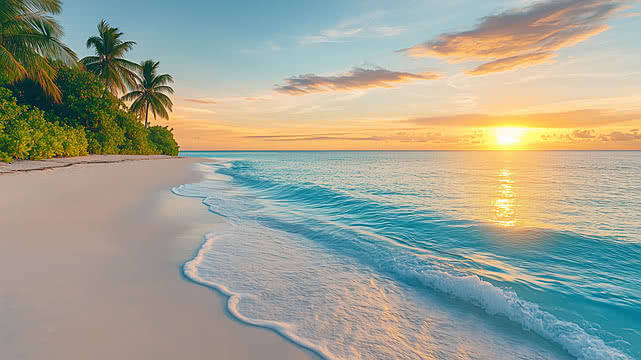
#> input picture gambar.jpg, 641 x 360 px
$ python main.py
#> lines starting #> are read from the running program, lines starting #| are printed output that depends on the picture

import imageio.v2 as imageio
import numpy as np
import matplotlib.pyplot as plt
from scipy import ndimage

# ==========================================
# 1. MEMBACA GAMBAR ASLI
# ==========================================

img = imageio.imread("gambar.jpg")
#> img is the input picture: shape (360, 641, 3); mean R, G, B 159.4, 162, 146.9

# Mengubah gambar grayscale menjadi RGB
if img.ndim == 2:
    img = np.stack((img, img, img), axis=-1)

# Menghapus channel alpha jika gambar memiliki RGBA
if img.shape[-1] == 4:
    img = img[:, :, :3]

img = img.astype(np.uint8)

print("Ukuran gambar asli:", img.shape)
#| Ukuran gambar asli: (360, 641, 3)

# ==========================================
# 2. TRANSLATION (PERGESERAN)
# ==========================================

translation = ndimage.shift(
    img,
    shift=(50, 80, 0),
    mode="constant",
    cval=0
)
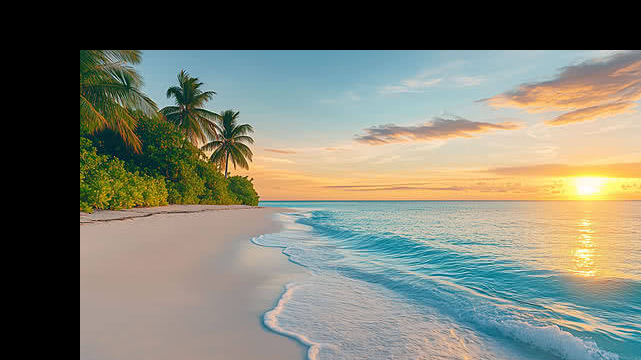
#> translation: shape (360, 641, 3); mean R, G, B 121.2, 122.6, 109.3

# ==========================================
# 3. SCALING (PERUBAHAN UKURAN)
# ==========================================

scaling_05 = ndimage.zoom(
    img,
    zoom=(0.5, 0.5, 1),
    order=1
)
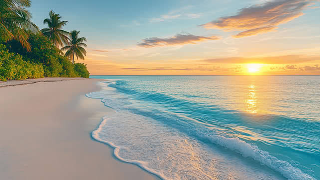
#> scaling_05: shape (180, 320, 3); mean R, G, B 159.3, 161.9, 146.9

scaling_2 = ndimage.zoom(
    img,
    zoom=(2, 2, 1),
    order=1
)

# ==========================================
# 4. ROTATION (ROTASI)
# ==========================================

rotation_45 = ndimage.rotate(
    img, 45, reshape=True, order=1, mode="constant", cval=0
)
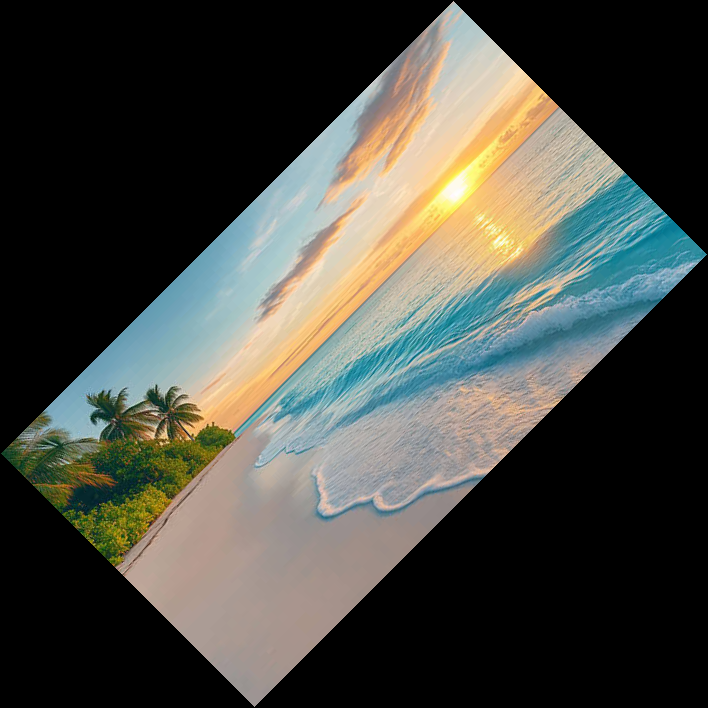
#> rotation_45: shape (708, 708, 3); mean R, G, B 73, 74.2, 67.2

rotation_90 = ndimage.rotate(
    img, 90, reshape=True, order=1, mode="constant", cval=0
)
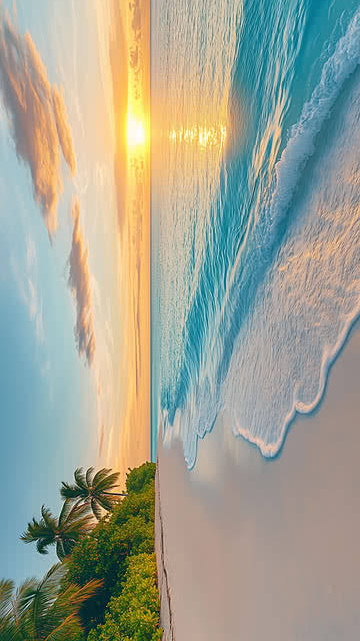
#> rotation_90: shape (641, 360, 3); mean R, G, B 159.4, 162, 146.9

rotation_180 = ndimage.rotate(
    img, 180, reshape=True, order=1, mode="constant", cval=0
)
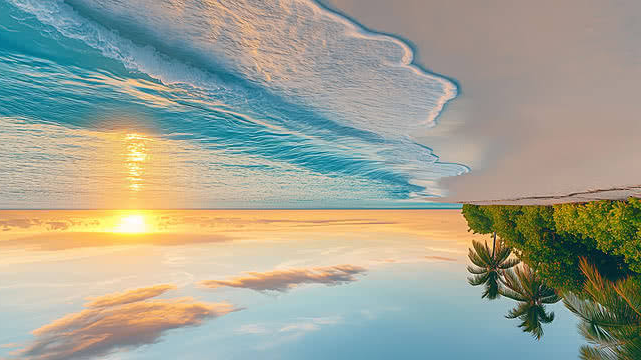
#> rotation_180: shape (360, 641, 3); mean R, G, B 159.4, 162, 146.9

# ==========================================
# 5. FLIP (PENCERMINAN)
# ==========================================

horizontal_flip = np.fliplr(img)
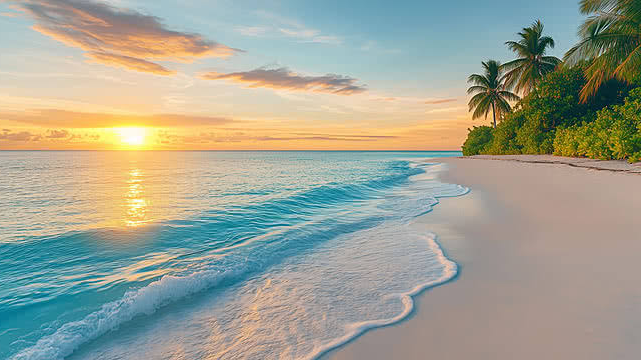
#> horizontal_flip: shape (360, 641, 3); mean R, G, B 159.4, 162, 146.9

vertical_flip = np.flipud(img)
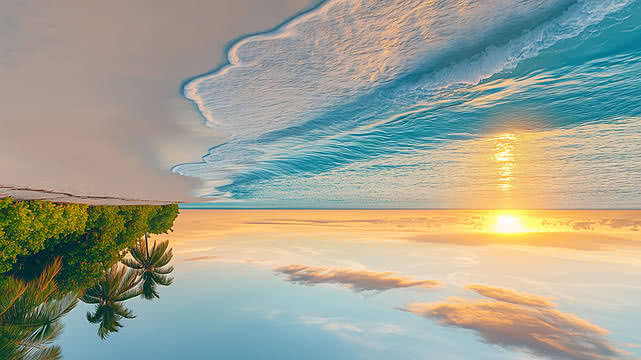
#> vertical_flip: shape (360, 641, 3); mean R, G, B 159.4, 162, 146.9

# ==========================================
# 6. MENYIMPAN HASIL TRANSFORMASI
# ==========================================

imageio.imwrite("hasil_translation.png", translation.astype(np.uint8))
imageio.imwrite("hasil_scaling_05.png", scaling_05.astype(np.uint8))
imageio.imwrite("hasil_scaling_2.png", scaling_2.astype(np.uint8))
imageio.imwrite("hasil_rotation_45.png", rotation_45.astype(np.uint8))
imageio.imwrite("hasil_rotation_90.png", rotation_90.astype(np.uint8))
imageio.imwrite("hasil_rotation_180.png", rotation_180.astype(np.uint8))
imageio.imwrite("hasil_horizontal_flip.png", horizontal_flip.astype(np.uint8))
imageio.imwrite("hasil_vertical_flip.png", vertical_flip.astype(np.uint8))

# ==========================================
# 7. MENAMPILKAN SEMUA HASIL TRANSFORMASI
# ==========================================

fig, axes = plt.subplots(3, 3, figsize=(15, 13))

hasil = [
    (img, "Gambar Asli"),
    (translation, "Translation"),
    (scaling_05, "Scaling 0.5"),
    (scaling_2, "Scaling 2"),
    (rotation_45, "Rotation 45 Derajat"),
    (rotation_90, "Rotation 90 Derajat"),
    (rotation_180, "Rotation 180 Derajat"),
    (horizontal_flip, "Horizontal Flip"),
    (vertical_flip, "Vertical Flip")
]

for ax, (gambar, judul) in zip(axes.flat, hasil):
    ax.imshow(gambar)
    ax.set_title(judul)
    ax.axis("off")
#> this loop made 9 passes
#> judul on passes 1 to 9: 'Gambar Asli', 'Translation', 'Scaling 0.5', 'Scaling 2', 'Rotation 45 Derajat', 'Rotation 90 Derajat', 'Rotation 180 Derajat', 'Horizontal Flip', 'Vertical Flip'

plt.suptitle(
    "HASIL GEOMETRIC TRANSFORMATION",
    fontsize=16,
    fontweight="bold"
)

plt.tight_layout(rect=[0, 0, 1, 0.96])

# Menyimpan gambar gabungan
plt.savefig("hasil_transformasi_lengkap.png", dpi=300)

plt.show()

print("Semua proses transformasi geometris berhasil dilakukan!")
